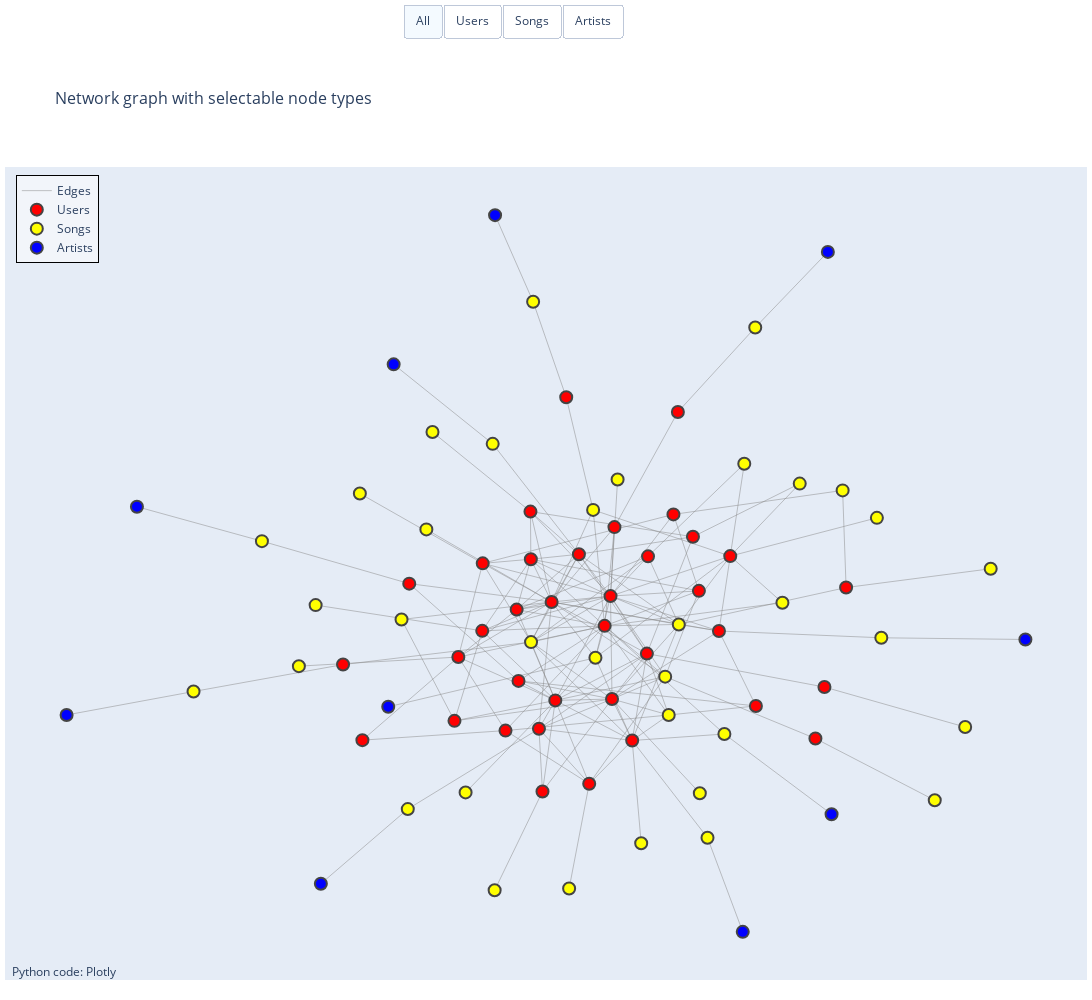

This figure's notebook cell:
### Code cell
import plotly.graph_objects as go
import networkx as nx

# Assuming you have already defined your graph 'subgraph'
color_map = {'users': 'rgb(255,0,0)', 'songs': 'rgb(255,255,0)', 'artists': 'rgb(0,0,255)'}

# Extracting node types and colors
node_types = nx.get_node_attributes(subgraph, 'type')

# Creating separate traces for each node type
traces = []
for node_type in color_map:
    node_x = []
    node_y = []
    for node, data in subgraph.nodes(data=True):
        if data['type'] == node_type:
            x, y = pos[node]
            node_x.append(x)
            node_y.append(y)
    
    node_trace = go.Scatter(
        x=node_x, y=node_y,
        mode='markers',
        name=node_type.capitalize(),
        marker=dict(
            color=color_map[node_type],
            size=12,
            line_width=2
        ),
        text=[f"Node: {node}<br>Type: {node_type}" for node in subgraph.nodes() if subgraph.nodes[node]['type'] == node_type],
        hoverinfo='text'
    )
    traces.append(node_trace)

# Creating edge trace
edge_x = []
edge_y = []
for edge in subgraph.edges():
    x0, y0 = pos[edge[0]]
    x1, y1 = pos[edge[1]]
    edge_x.extend([x0, x1, None])
    edge_y.extend([y0, y1, None])

edge_trace = go.Scatter(
    x=edge_x, y=edge_y,
    line=dict(width=0.5, color='#888'),
    hoverinfo='none',
    mode='lines',
    name='Edges'
)

# Add edge trace to the beginning of traces list
traces.insert(0, edge_trace)

# Creating figure
fig = go.Figure(data=traces,
                layout=go.Layout(
                    title='<br>Network graph with selectable node types',
                    titlefont_size=16,
                    showlegend=True,
                    hovermode='closest',
                    margin=dict(b=20, l=5, r=5, t=40),
                    annotations=[dict(
                        text="Python code: <a href='https://plotly.com/'>Plotly</a>",
                        showarrow=False,
                        xref="paper", yref="paper",
                        x=0.005, y=-0.002
                    )],
                    xaxis=dict(showgrid=False, zeroline=False, showticklabels=False),
                    yaxis=dict(showgrid=False, zeroline=False, showticklabels=False),
                    width=1200,
                    height=1000,
                    legend=dict(
                        yanchor="top",
                        y=0.99,
                        xanchor="left",
                        x=0.01,
                        bgcolor="rgba(255, 255, 255, 0.5)",
                        bordercolor="Black",
                        borderwidth=1
                    )
                ))

# Update layout to have a toggle for each trace
fig.update_layout(
    updatemenus=[
        dict(
            type="buttons",
            direction="right",
            active=0,
            x=0.57,
            y=1.2,
            buttons=list([
                dict(label="All",
                     method="update",
                     args=[{"visible": [True] * len(traces)},
                           {"title": "All node types"}]),
                dict(label="Users",
                     method="update",
                     args=[{"visible": [True, True, False, False]},
                           {"title": "Users only"}]),
                dict(label="Songs",
                     method="update",
                     args=[{"visible": [True, False, True, False]},
                           {"title": "Songs only"}]),
                dict(label="Artists",
                     method="update",
                     args=[{"visible": [True, False, False, True]},
                           {"title": "Artists only"}]),
            ]),
        )
    ]
)

# Show plot
fig.show()

### Figure 1 — Plotly figure (JSON) as saved in the notebook; plotly's stock layout.template omitted (floating-point values rounded to 4 significant figures; data arrays with more than 128 entries replaced by an {"elided": "..."} marker saying what was removed)
{"data": [{"hoverinfo": "none", "line": {"color": "#888", "width": 0.5}, "mode": "lines", "name": "Edges", "type": "scatter", "x": {"elided": "531 float values"}, "y": {"elided": "531 float values"}}, {"hoverinfo": "text", "marker": {"color": "rgb(255,0,0)", "line": {"width": 2}, "size": 12}, "mode": "markers", "name": "Users", "text": ["Node: 5<br>Type: users", "Node: 10<br>Type: users", "Node: 2059<br>Type: users", "Node: 14<br>Type: users", "Node: 1073<br>Type: users", "Node: 2099<br>Type: users", "Node: 2119<br>Type: users", "Node: 1667<br>Type: users", "Node: 1668<br>Type: users", "Node: 1669<br>Type: users", "Node: 1671<br>Type: users", "Node: 1676<br>Type: users", "Node: 654<br>Type: users", "Node: 2192<br>Type: users", "Node: 1706<br>Type: users", "Node: 195<br>Type: users", "Node: 1750<br>Type: users", "Node: 3304<br>Type: users", "Node: 1785<br>Type: users", "Node: 2328<br>Type: users", "Node: 2330<br>Type: users", "Node: 1820<br>Type: users", "Node: 288<br>Type: users", "Node: 1839<br>Type: users", "Node: 828<br>Type: users", "Node: 1864<br>Type: users", "Node: 1879<br>Type: users", "Node: 1896<br>Type: users", "Node: 2415<br>Type: users", "Node: 382<br>Type: users", "Node: 897<br>Type: users", "Node: 1954<br>Type: users", "Node: 3012<br>Type: users", "Node: 3014<br>Type: users", "Node: 1990<br>Type: users", "Node: 2531<br>Type: users"], "type": "scatter", "x": [0.02283, 0.09738, -0.02133, 0.07016, 0.4376, -0.1874, -0.2351, 0.2386, 0.03552, -0.06824, 0.03296, -0.06188, -0.1866, -0.1474, 0.2192, 0.1745, 0.0954, 0.1486, -0.1039, -0.3932, -0.1046, -0.0839, -0.3128, 0.03971, 0.4004, -0.04315, -0.08997, -0.2284, -0.1251, 0.3849, -0.4265, -0.1283, 0.1848, -0.003646, 0.2827, 0.141], "y": [-0.007839, 0.1627, 0.1678, -0.2892, 0.08614, -0.02007, -0.241, 0.1633, -0.1873, 0.05073, 0.06524, -0.1907, 0.1455, -0.2649, -0.02053, 0.2108, -0.07587, 0.517, 0.1557, -0.2883, 0.2726, -0.4144, 0.09575, 0.2345, -0.158, 0.553, -0.2604, -0.08438, -0.1429, -0.2843, -0.1028, 0.03211, 0.07804, -0.3952, -0.2043, 0.2657]}, {"hoverinfo": "text", "marker": {"color": "rgb(255,255,0)", "line": {"width": 2}, "size": 12}, "mode": "markers", "name": "Songs", "text": ["Node: 122940<br>Type: songs", "Node: 248428<br>Type: songs", "Node: 206447<br>Type: songs", "Node: 129659<br>Type: songs", "Node: 250496<br>Type: songs", "Node: 100993<br>Type: songs", "Node: 9350<br>Type: songs", "Node: 12941<br>Type: songs", "Node: 179393<br>Type: songs", "Node: 246478<br>Type: songs", "Node: 195798<br>Type: songs", "Node: 103146<br>Type: songs", "Node: 173292<br>Type: songs", "Node: 116485<br>Type: songs", "Node: 117004<br>Type: songs", "Node: 114448<br>Type: songs", "Node: 169766<br>Type: songs", "Node: 25382<br>Type: songs", "Node: 254248<br>Type: songs", "Node: 68926<br>Type: songs", "Node: 93513<br>Type: songs", "Node: 106854<br>Type: songs", "Node: 81768<br>Type: songs", "Node: 139635<br>Type: songs", "Node: 63867<br>Type: songs", "Node: 190347<br>Type: songs", "Node: 154011<br>Type: songs", "Node: 9135<br>Type: songs", "Node: 94133<br>Type: songs", "Node: 79289<br>Type: songs", "Node: 86981<br>Type: songs", "Node: 10711<br>Type: songs", "Node: 250342<br>Type: songs", "Node: 81384<br>Type: songs", "Node: 18431<br>Type: songs"], "type": "scatter", "x": [-0.09998, 0.2815, 0.3282, 0.007054, 0.1329, 0.2285, -0.1036, 0.1502, -0.216, 0.04511, -0.6833, 0.6859, 0.3579, -0.5658, -0.03816, -0.2728, -0.326, -0.1694, -0.5023, -0.2834, -0.3976, -0.4736, 0.4905, 0.003068, 0.2627, 0.1863, -0.1661, 0.08563, 0.1995, 0.4316, 0.4981, 0.1269, -0.3153, 0.6421, 0.5899], "y": [0.7876, 0.7243, 0.04889, -0.08607, -0.2267, -0.2732, -0.04768, -0.004372, -0.4166, 0.3513, -0.169, 0.1323, 0.3413, 0.2, -0.6525, 0.4678, 0.007832, 0.4388, -0.1068, 0.2289, 0.3169, 0.04312, 0.2572, 0.2767, 0.3898, -0.4184, -0.6568, -0.5411, -0.5277, 0.3245, -0.03713, -0.1325, -0.4574, -0.2562, -0.4358]}, {"hoverinfo": "text", "marker": {"color": "rgb(0,0,255)", "line": {"width": 2}, "size": 12}, "mode": "markers", "name": "Artists", "text": ["Node: 258186<br>Type: artists", "Node: 273610<br>Type: artists", "Node: 271568<br>Type: artists", "Node: 256210<br>Type: artists", "Node: 273116<br>Type: artists", "Node: 260869<br>Type: artists", "Node: 276297<br>Type: artists", "Node: 282452<br>Type: artists", "Node: 267134<br>Type: artists", "Node: 274852<br>Type: artists"], "type": "scatter", "x": [0.2601, -0.1654, -0.3395, -0.3489, -0.7805, 0.4126, -0.9013, -0.4646, 0.4063, 0.7456], "y": [-0.7587, 1, 0.6339, -0.2065, 0.2846, -0.4701, -0.2265, -0.6407, 0.9098, -0.04125]}], "layout": {"annotations": [{"showarrow": false, "text": "Python code: <a href='https://plotly.com/'>Plotly</a>", "x": 0.005, "xref": "paper", "y": -0.002, "yref": "paper"}], "height": 1000, "hovermode": "closest", "legend": {"bgcolor": "rgba(255, 255, 255, 0.5)", "bordercolor": "Black", "borderwidth": 1, "x": 0.01, "xanchor": "left", "y": 0.99, "yanchor": "top"}, "margin": {"b": 20, "l": 5, "r": 5, "t": 40}, "showlegend": true, "title": {"font": {"size": 16}, "text": "<br>Network graph with selectable node types"}, "updatemenus": [{"active": 0, "buttons": [{"args": [{"visible": [true, true, true, true]}, {"title": "All node types"}], "label": "All", "method": "update"}, {"args": [{"visible": [true, true, false, false]}, {"title": "Users only"}], "label": "Users", "method": "update"}, {"args": [{"visible": [true, false, true, false]}, {"title": "Songs only"}], "label": "Songs", "method": "update"}, {"args": [{"visible": [true, false, false, true]}, {"title": "Artists only"}], "label": "Artists", "method": "update"}], "direction": "right", "type": "buttons", "x": 0.57, "y": 1.2}], "width": 1200, "xaxis": {"showgrid": false, "showticklabels": false, "zeroline": false}, "yaxis": {"showgrid": false, "showticklabels": false, "zeroline": false}}}
